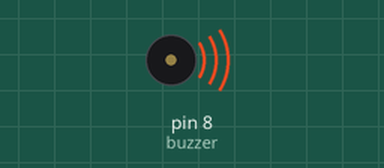
This sketch was run on a simulated Arduino Uno, built with avr-gcc and run on an emulated ATmega328P. Shown: buzzer (waves = sounding).

Above: at 0.1 s.
At 12.9 s:
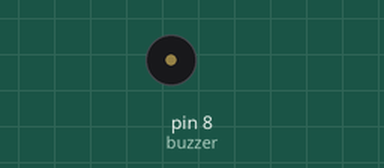
Timing chart, 0 to 14.4 s (numbered marks = the images above):
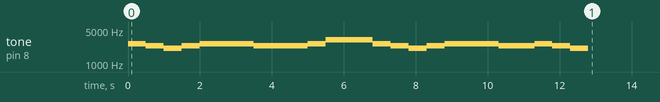

The sketch:

___2__________X_.ino
```cpp
/*
  "떳다 떳다 비행기" 멜로디 연주를 해봅시다.
  2093(도),2349(레),2637(미),2793(파),3136(솔),3520(라),3951(시),4186(도)
*/

int buzzer = 8; //8번핀을 "buzzer"로 선언

void setup() { //1회만 시행하고 반복하지 않을 것입니다.
  tone(buzzer, 2637); //미
  delay(500);
  tone(buzzer, 2349); //레
  delay(500);
  tone(buzzer, 2093); //도
  delay(500);
  tone(buzzer, 2349); //레
  delay(500);
  tone(buzzer, 2637); //미
  delay(500);
  tone(buzzer, 2637); //미
  delay(500);
  tone(buzzer, 2637); //미
  delay(500);
  tone(buzzer, 2349); //레
  delay(500);
  tone(buzzer, 2349); //레
  delay(500);
  tone(buzzer, 2349); //레
  delay(500);
  tone(buzzer, 2637); //미
  delay(500);
  tone(buzzer, 3136); //솔
  delay(500);
  tone(buzzer, 3136); //솔
  delay(800);
  tone(buzzer, 2637); //미
  delay(500);
  tone(buzzer, 2349); //레
  delay(500);
  tone(buzzer, 2093); //도
  delay(500);
  tone(buzzer, 2349); //레
  delay(500);
  tone(buzzer, 2637); //미
  delay(500);
  tone(buzzer, 2637); //미
  delay(500);
  tone(buzzer, 2637); //미
  delay(500);
  tone(buzzer, 2349); //레
  delay(500);
  tone(buzzer, 2349); //레
  delay(500);
  tone(buzzer, 2637); //미
  delay(500);
  tone(buzzer, 2349); //레
  delay(500);
  tone(buzzer, 2093); //도
  delay(500);
  noTone(buzzer);
}

void loop() { //멜로디를 반복(loop)하지 않고 코드를 종료합니다. 반복하지 않더라도 필수함수로 꼭 적어줘야합니다.

}
```
